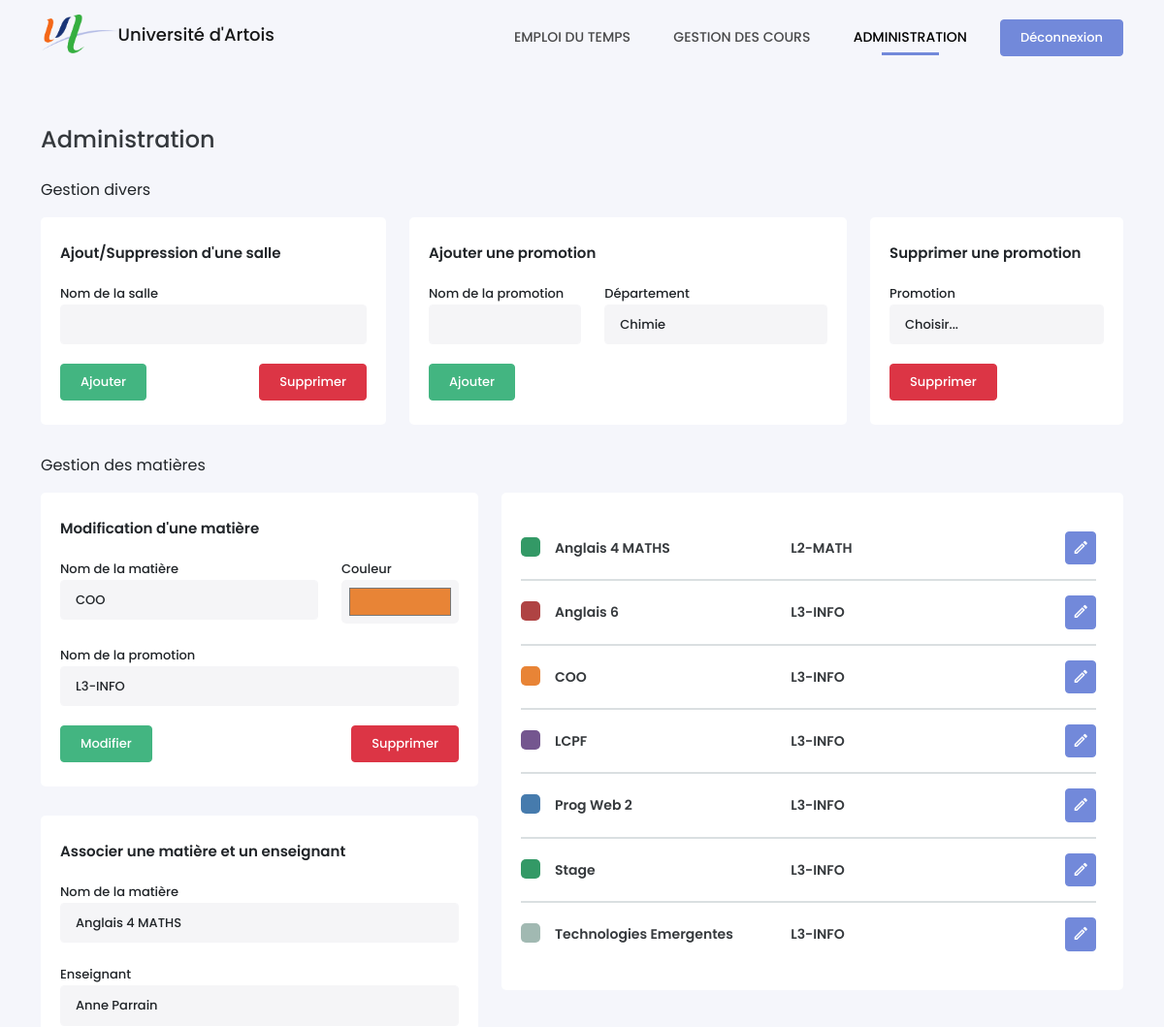
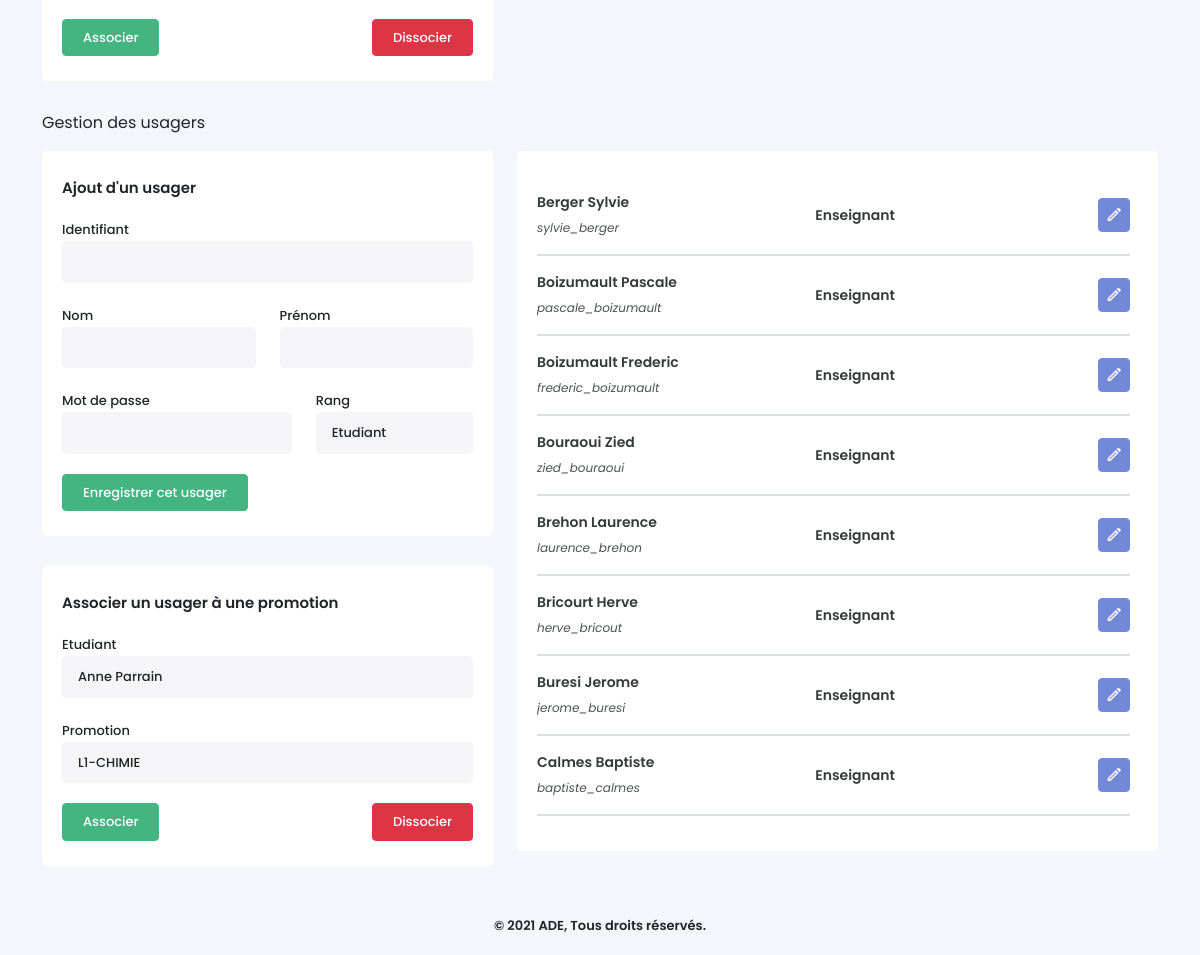
The page /admin.php?matterID=1 (signed in) on the database its author committed (2 pictures, top to bottom).
### tables this page shows
CREATE TABLE Matieres (
    MatiereID INTEGER PRIMARY KEY AUTOINCREMENT,
    NomMatiere VARCHAR(25) NOT NULL,
    CouleurMatiere VARCHAR(10) NOT NULL,
    PromotionID INTEGER NOT NULL,
    CONSTRAINT matiere_promo_fk FOREIGN KEY (PromotionID) REFERENCES Promotions(PromotionID) ON DELETE CASCADE
);

CREATE TABLE Promotions (
    PromotionID INTEGER  PRIMARY KEY AUTOINCREMENT,
    NomPromotion VARCHAR(25) NOT NULL,
    DepartementID INTEGER NOT NULL,
    CONSTRAINT promo_departement_fk FOREIGN KEY (DepartementID) REFERENCES Departements(DepartementID) ON DELETE CASCADE
);

CREATE TABLE Usagers (
    UsagerID VARCHAR(30) PRIMARY KEY NOT NULL,
    MotDePasse VARCHAR(255) NOT NULL,
    Nom VARCHAR(15) NOT NULL,
    Prenom VARCHAR(20) NOT NULL,
    RangID INTEGER NOT NULL,
    CONSTRAINT usager_rang_fk FOREIGN KEY (RangID) REFERENCES Rangs(RangID) ON DELETE CASCADE
);

CREATE TABLE Rangs (
    RangID INTEGER PRIMARY KEY AUTOINCREMENT,
    NomRang VARCHAR(25) NOT NULL
);

### admin.php (the view, shortened to what the rows shown need)
<!DOCTYPE html>
<?php
require_once('./src/Planning/FormMatter.php');
$uMatters = $bdd->prepare('SELECT * FROM Matieres WHERE MatiereID = :id');
$uMatters->execute(array(':id' => isset($_GET['matterID']) ? $_GET['matterID'] : ''));
$uMatter = $uMatters->fetch();
?>
<html lang="fr-FR">
<head>
    <link type="text/css" rel="stylesheet" href="./assets/css/icons.min.css">
    <link type="text/css" rel="stylesheet" href="./assets/css/bootstrap.min.css">
    <link type="text/css" rel="stylesheet" href="./assets/css/style.css">
</head>
<body>
    <div class="container">
        <div class="row">
            <div class="col-md-5">
                <div class="box-content">
                    <?php if(empty($_GET['matterID'])) {?>
                        <div class="content-title">Ajouter une matière</div>
                        <form method="POST" id="form_addMatter">
                            <div class="alert" style="display:none"></div>
                            <div class="row">
                                <div class="col-md-8 form-group" id="name_matter">
                                    <label for="room">Nom de la matière</label>
                                    <input type="text" name="name_matter" class="form-control">
                                    <small class="invalid-feedback"></small>
                                </div>
                                <div class="col-md-4 form-group" id="color_matter">
                                    <label for="room">Couleur</label>
                                    <input type="color" name="color_matter" class="form-control">
                                    <small class="invalid-feedback"></small>
                                </div>
                                <div class="col-md-12 form-group">
                                    <label for="room">Nom de la promotion </label>
                                    <select name="promo" class="form-control">
                                    <?php
                                        $sPromo = $bdd->query('SELECT * FROM Promotions '.$option.' ORDER BY PromotionID');
                                        while($aPromo = $sPromo->fetch()) {
                                            echo '<option value="'.$aPromo['PromotionID'].'">'.htmlspecialchars($aPromo['NomPromotion']).'</option>';
                                        } ?>
                                    </select>
                                </div>
                            </div>
                            <input type="submit" name="add_matter" value="Ajouter" class="btn btn-success">
                        </form>
                    </div>
                <?php } else { ?>
                    <div class="content-title">Modification d'une matière</div>
                        <form method="POST" id="form_updateMatter">
                            <div class="row">
                                <div class="col-md-8 form-group" id="name_matter">
                                    <label for="room">Nom de la matière</label>
                                    <input type="text" name="name_matter" class="form-control" value="<?= htmlspecialchars($uMatter['NomMatiere']) ?>">
                                </div>
                                <div class="col-md-4 form-group" id="color_matter">
                                    <label for="room">Couleur</label>
                                    <input type="color" name="color_matter" class="form-control" value="<?= htmlspecialchars($uMatter['CouleurMatiere']) ?>">
                                </div>
                                <div class="col-md-12 form-group">
                                    <label for="room">Nom de la promotion </label>
                                    <select name="promo" class="form-control">
                                    <?php
                                        $sPromo = $bdd->query('SELECT * FROM Promotions '.$option.' ORDER BY PromotionID');
                                        while($aPromo = $sPromo->fetch()) {
                                            echo '<option value="'.$aPromo['PromotionID'].'"'. (($uMatter['PromotionID'] == $aPromo['PromotionID']) ? ' selected' : '') .'>'.htmlspecialchars($aPromo['NomPromotion']).'</option>';
                                        } ?>
                                    </select>
                                </div>
                            </div>
                            <input type="submit" name="update_matter" value="Modifier" class="btn btn-success">
                            <a href="./config.php?removeMatterID=<?= $uMatter['MatiereID'] ?>" class="btn btn-danger" style="float:right">Supprimer</a>
                        </form>
                    </div>
                <?php } ?>
            </div>
            <div class="col-md-7">
                <div class="box-content" id="list-matter">
                    <div class="select-data">
                        <?php
                        $sMatter = $bdd->query('SELECT * FROM Matieres m INNER JOIN Promotions p ON m.PromotionID = p.PromotionID ORDER BY NomMatiere ASC');
                        while($aMatter = $sMatter->fetch()) { ?>
                            <div class="list-items d-flex flex-row align-items-center justify-content-between">
                                <div class="item-info">
                                    <div class="colorM" style="background-color: <?= $aMatter['CouleurMatiere'] ?>"></div>
                                    <p class="nameM"><?= htmlspecialchars($aMatter['NomMatiere']) ?></p>
                                </div>
                                <div class="item-info">
                                    <p class="promoM"><?= htmlspecialchars($aMatter['NomPromotion']) ?></p>
                                </div>
                                <a href="?matterID=<?= $aMatter['MatiereID'] ?>#matter" class="btn btn-primary"><i class="mdi mdi-pencil-outline"></i></a>
                            </div>
                        <?php } ?>
                    </div>
                </div>
            </div>
        </div>
        <div class="row">
            <div class="col-md-7">
                <div class="box-content" id="list-users">
                    <div class="select-data">
                        <?php
                        $sUsers = $bdd->query('SELECT * FROM Usagers INNER JOIN Rangs USING(RangID) ORDER BY Nom ASC');
                        while($aUsers = $sUsers->fetch()) { ?>
                            <div class="list-items d-flex flex-row align-items-center justify-content-between">
                                <div class="item-info">
                                    <p class="nameM"><?= htmlspecialchars($aUsers['Nom'] . ' '. $aUsers['Prenom']) ?></p>
                                    <span><?= $aUsers['UsagerID'] ?></span>
                                </div>
                                <div class="item-info">
                                    <p class="promoM"><?= htmlspecialchars($aUsers['NomRang']) ?></p>
                                </div>
                                <a href="?usagerID=<?= $aUsers['UsagerID'] ?>#user" class="btn btn-primary"><i class="mdi mdi-pencil-outline"></i></a>
                            </div>
                        <?php } ?>
                    </div>
                </div>
            </div>
        </div>
    </div>
</body>
</html>

### rows shown on the page
matieres: name_matter "COO", color_matter "#e88436", promo "L3-INFO", NomMatiere "COO", PromotionID.NomPromotion "L3-INFO"
matieres: NomMatiere "Anglais 4 MATHS", PromotionID.NomPromotion "L2-MATH"
matieres: NomMatiere "Anglais 6", PromotionID.NomPromotion "L3-INFO"
matieres: NomMatiere "LCPF", PromotionID.NomPromotion "L3-INFO"
matieres: NomMatiere "Prog Web 2", PromotionID.NomPromotion "L3-INFO"
matieres: NomMatiere "Stage", PromotionID.NomPromotion "L3-INFO"
matieres: NomMatiere "Technologies Emergentes", PromotionID.NomPromotion "L3-INFO"
usagers: Nom+Prenom "Berger Sylvie", UsagerID "sylvie_berger", RangID.NomRang "Enseignant"
usagers: Nom+Prenom "Boizumault Pascale", UsagerID "pascale_boizumault", RangID.NomRang "Enseignant"
usagers: Nom+Prenom "Boizumault Frederic", UsagerID "frederic_boizumault", RangID.NomRang "Enseignant"
usagers: Nom+Prenom "Bouraoui Zied", UsagerID "zied_bouraoui", RangID.NomRang "Enseignant"
usagers: Nom+Prenom "Brehon Laurence", UsagerID "laurence_brehon", RangID.NomRang "Enseignant"
usagers: Nom+Prenom "Bricourt Herve", UsagerID "herve_bricout", RangID.NomRang "Enseignant"
usagers: Nom+Prenom "Buresi Jerome", UsagerID "jerome_buresi", RangID.NomRang "Enseignant"
usagers: Nom+Prenom "Calmes Baptiste", UsagerID "baptiste_calmes", RangID.NomRang "Enseignant"

### other values the page prints
form field depid "Chimie"
form field matiere "Anglais 4 MATHS"
form field enseignant "Anne Parrain"
form field rank "Etudiant"
form field userid "Anne Parrain"
form field promo "L1-CHIMIE"
